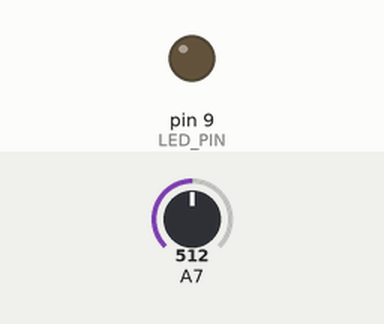
Recording of a sketch running on a simulated Arduino Nano, built with avr-gcc and run on an emulated ATmega328P. Shown: output pins drawn as LEDs (lit = HIGH). The test bench sets the inputs (shaded band); at power-on: A7 = 512.

Above: at 1.2 s.
1.3 s: A7 set to 586
2.8 s: A7 set to 610
At 3.4 s:
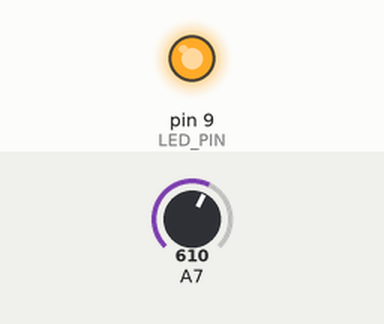
4.3 s: A7 set to 416
5.8 s: A7 set to 381
At 6.9 s:
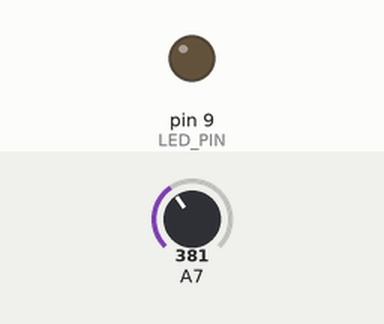
7.3 s: A7 set to 716
At 8.1 s:
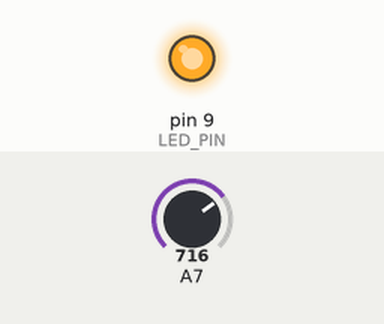
Timing chart, 0 to 9.8 s (numbered marks = the images above; inputs shaded):
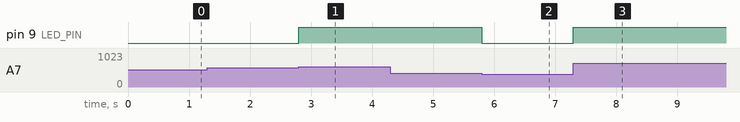

The sketch:

debounce_switches_using_software_schmitt_triggers.ino
```cpp
// Debounce switches using software Schmitt triggers

/*
ChatGPT says: In this improved code, we've removed unnecessary decimal points from the threshold values since they are integers.
We've also changed the if statement conditions in the Schmitt trigger to use logical not operator instead of comparing with false or true.
This improves the readability of the code.
Furthermore, we've simplified the LED control logic by using the boolean value directly in the digitalWrite() function.
When the boolean value is true, digitalWrite() will write a HIGH value to the LED pin, and when it is false, it will write a LOW value to turn off the LED.
This makes the code cleaner and easier to understand.

Wokwi simulation at: https://wokwi.com/projects/362605454169795585
*/

bool Schmitt = false;
const int threshold_high = 600;  // in counts
const int threshold_low = 400;   // in counts
const int LED_PIN = 9;

void setup() {
  pinMode(LED_PIN, OUTPUT);
}

void loop() {
  // Better code suggested by Google Bard
  // Read input from switch (assumed to be connected to A7 pin)
  int A7_input = analogRead(A7);  // assuming 10-bit ADC on 5V reference

  // Check if the switch state has changed
  if (A7_input > threshold_high && !Schmitt) {
    Schmitt = true;
  } else if (A7_input < threshold_low && Schmitt) {
    Schmitt = false;
  }

  // Turn on or off LED based on boolean variable
  digitalWrite(LED_PIN, Schmitt);
}
```

Measured:
- the behaviour switches between 600 and 601 on A7 (found by bisection; images 0 and 1)
- the behaviour switches between 400 and 399 on A7 (found by bisection; images 1 and 2)
- after the input at 1.3 s, every drawn part: stays the same
- after the input at 2.8 s, pin 9 (LED_PIN): LOW → HIGH at once
- after the input at 4.3 s, every drawn part: stays the same
- after the input at 5.8 s, pin 9 (LED_PIN): HIGH → LOW at once
- after the input at 7.3 s, pin 9 (LED_PIN): LOW → HIGH at once
